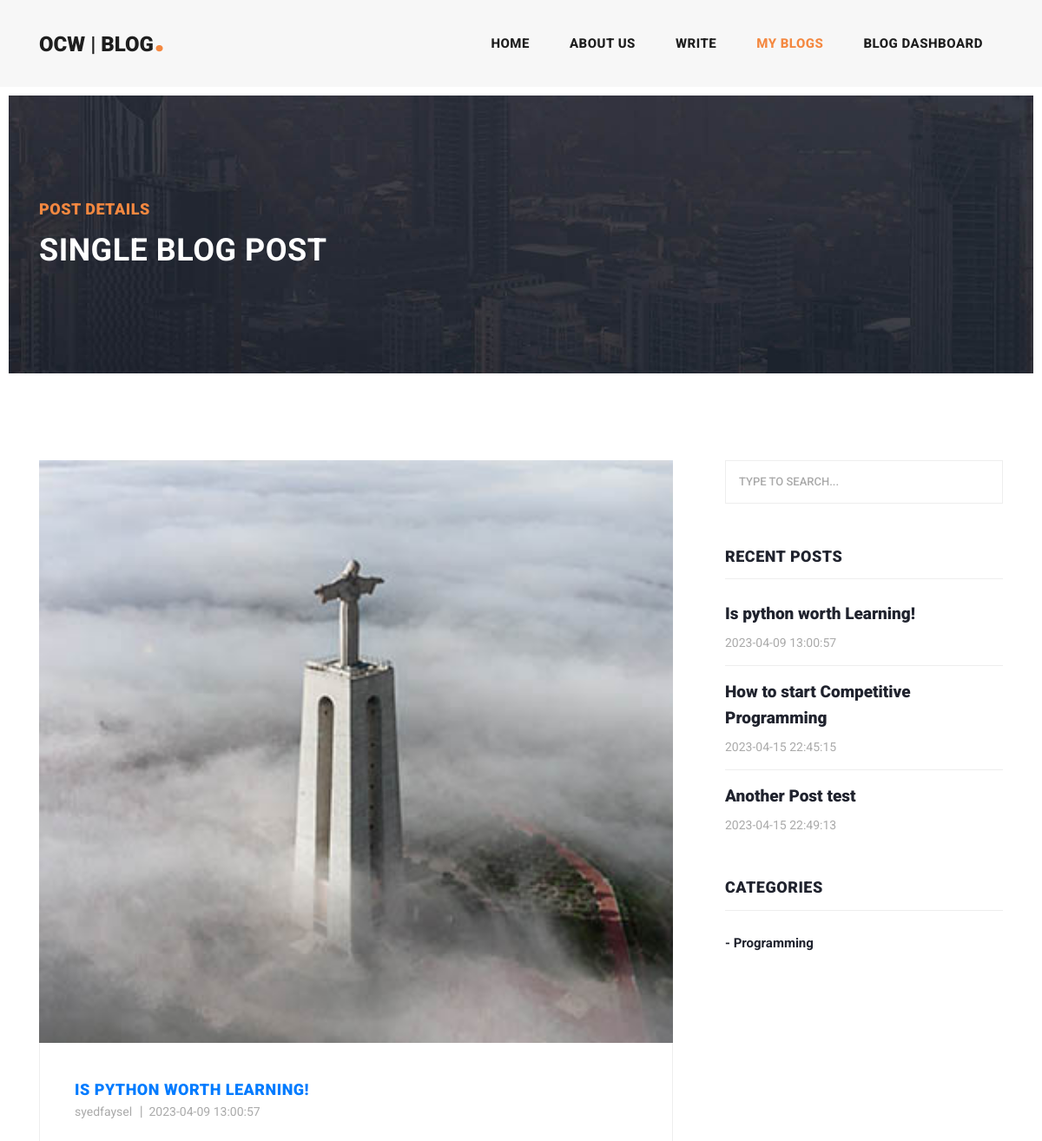
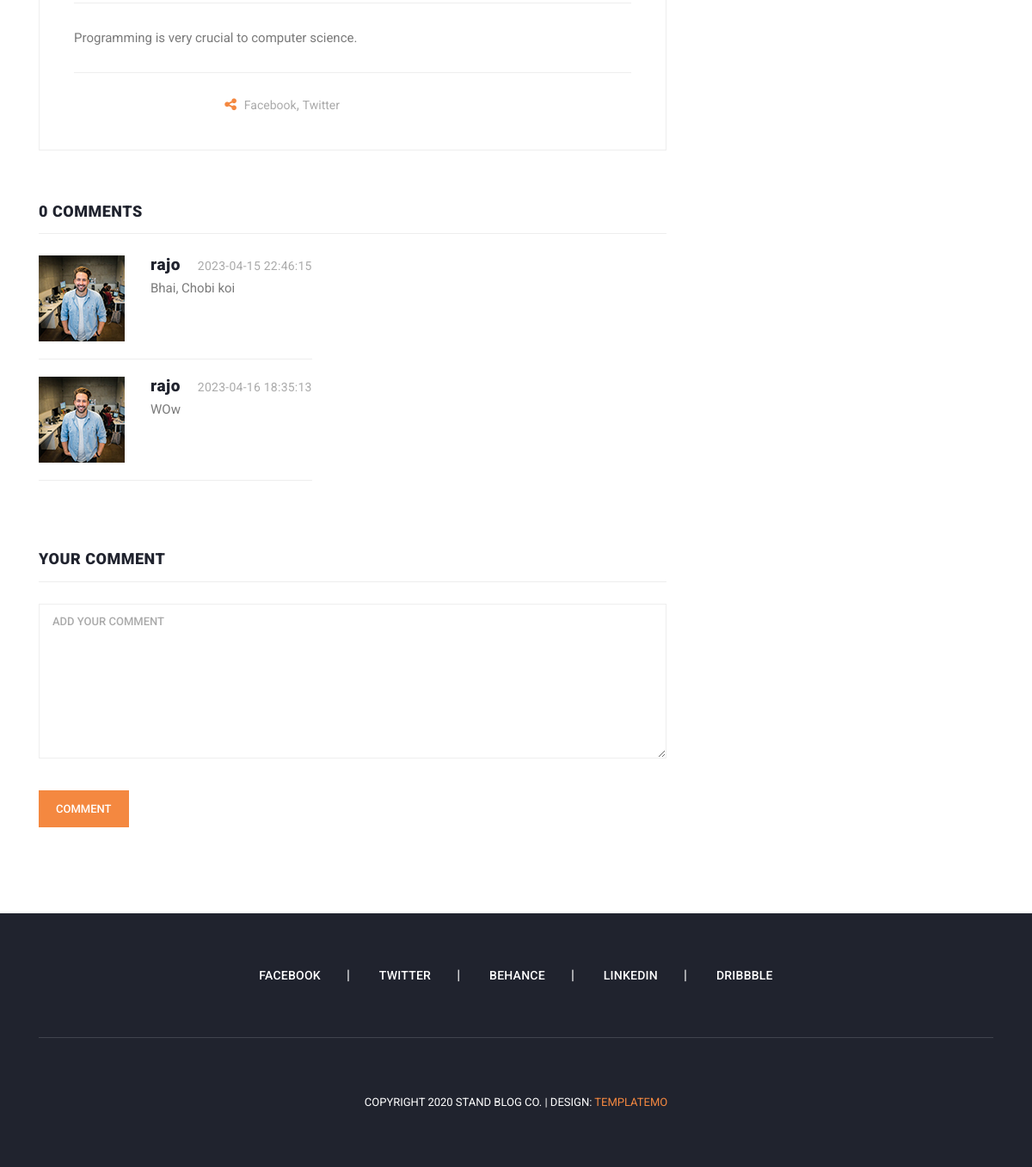
The app's page /blogs/post-details.php?id=2 with its own data (2 pictures, top to bottom).
### tables this page shows
CREATE TABLE `blogs` (
  `post_id` int(11) NOT NULL,
  `post_title` varchar(100) NOT NULL,
  `post_content` longtext NOT NULL,
  `post_img` varchar(100) DEFAULT NULL,
  `category` varchar(100) DEFAULT NULL,
  `author` varchar(50) DEFAULT NULL,
  `status` enum('Draft','Publish') DEFAULT NULL,
  `publish` timestamp NOT NULL DEFAULT current_timestamp()
);

CREATE TABLE `comments` (
  `comment_id` int(11) NOT NULL,
  `post_id` int(11) NOT NULL,
  `author` varchar(50) NOT NULL,
  `comment_text` text NOT NULL,
  `comment_at` timestamp NOT NULL DEFAULT current_timestamp()
);

CREATE TABLE `category` (
  `ctg` varchar(100) NOT NULL
);

### blogs/dashboard/class/function.php (called while the page is built, shortened)
<?php
class admin_blog
{
    private $conn;
    public function __construct()
    {
        $dbhost = 'localhost';
        $dbuser = 'root';
        $dbpass = "";
        $dbname = 'ocw';
        $this->conn = mysqli_connect($dbhost, $dbuser, $dbpass, $dbname);
    }
    public function display_category()
    {
        $sql = "SELECT * FROM category";
        if (mysqli_query($this->conn, $sql)) {
            $cat_data = mysqli_query($this->conn, $sql);
            return $cat_data;
        }
    }
    public function display_post_public($id = Null){
        if($id!= Null){
            $sql= "SELECT * FROM blogs WHERE status='Publish' AND post_id ='$id'";
        }
        else{
            $sql= "SELECT * FROM blogs WHERE status='Publish'" ;
        }
        if(mysqli_query($this->conn,$sql)){
            $result = mysqli_query($this->conn,$sql);
            return $result;
        }
    }
    public function GetComments($post_id){
        $sql = "SELECT * FROM comments WHERE post_id = '$post_id'";
        if(mysqli_query($this->conn,$sql)){
            $result = mysqli_query($this->conn,$sql);
            return $result;
        }
    }
}
?>

### blogs/post-details.php (the view, shortened to what this page needs)
<!DOCTYPE html>
<html lang="en">
  <head>
    <link href="vendor/bootstrap/css/bootstrap.min.css" rel="stylesheet">
    <link rel="stylesheet" href="assets/css/fontawesome.css">
    <link rel="stylesheet" href="assets/css/templatemo-stand-blog.css">
    <link rel="stylesheet" href="assets/css/owl.css">
  </head>
  <body>
    <?php include "./header.php" ?>
    <div class="heading-page header-text">
      <section class="page-heading">
        <div class="container">
          <div class="row">
            <div class="col-lg-12">
              <div class="text-content">
                <h4>Post Details</h4>
                <h2>Single blog post</h2>
              </div>
            </div>
          </div>
        </div>
      </section>
    </div>
 <?php
include "./dashboard/class/function.php";
$obj= new admin_blog();
if(isset($_GET['id'])){
    $post_id = $_GET['id'];
    $posts = $obj->display_post_public($post_id);
    $postdata = mysqli_fetch_assoc($posts);
}
$comments = $obj->GetComments($post_id);
$commentCount = 0;
$get_cat=$obj->display_category();
?>
<section class="blog-posts grid-system">
      <div class="container">
        <div class="row">
          <div class="col-lg-8">
            <div class="all-blog-posts">
              <div class="row">
                <div class="col-lg-12">
                <div class="blog-post">
                  <div class="blog-thumb">
                  <img class="img-fluid" src="<?php echo './upload/'.$postdata['post_img']; ?>">
                  </div>
                  <div class="down-content">
                      <span>
                      <a href="post.php?id=<?php echo $postdata['post_id']?>"><?php echo $postdata["post_title"] ?></a>
                      </span>
                      <ul class="post-info">
                      <li><a href="#">
                          <?php echo $postdata["author"] ?>
                          </a></li>
                      <li><a href="#">
                          <?php echo $postdata["publish"] ?>
                          </a></li>
                      </ul>
                      <p><?php echo $postdata["post_content"] ?> </p>
                      <div class="post-options">
                      <div class="row">
                          <div class="col-6">
                          <ul class="post-share">
                              <li><i class="fa fa-share-alt"></i></li>
                              <li><a href="#">Facebook</a>,</li>
                              <li><a href="#"> Twitter</a></li>
                          </ul>
                          </div>
                      </div>
                      </div>
                  </div>
              </div>
                </div>
                <div class="col-lg-12">
                  <div class="sidebar-item comments">
                    <div class="sidebar-heading">
                      <h2><?php echo $commentCount
                      ?> comments</h2>
                    </div>
                    <div class="content">
                      <ul>
                        <?php foreach($comments as $comment){ $commentCount++; ?>
                        <li>
                          <div class="author-thumb">
                            <img src="assets/images/comment-author-01.jpg" alt="">
                          </div>
                          <div class="right-content">
                            <h4><?php echo $comment['author']. "<span>".Date($comment['comment_at'])."</span>" ?>
                            </h4>
                            <p><?php echo $comment['comment_text'] ;?>
                            </p>
                          </div>
                        </li><br>
                       <?php } ?>
                      </ul>
                    </div>
                  </div>
              </div>
                <div class="col-lg-12">
                  <div class="sidebar-item submit-comment">
                    <div class="sidebar-heading">
                      <h2>Your comment</h2>
                    </div>
                    <div class="content">
                      <form id="comment" action="" method="POST">
                        <div class="row">
                          <div class="col-lg-12">
                            <fieldset>
                              <textarea name="comment_text" rows="6" id="message" placeholder="Add your comment" required=""></textarea>
                            </fieldset>
                          </div>
                          <div class="col-lg-12">
                            <fieldset>
                              <button type="submit" id="form-submit" class="main-button" name="add_comment">Comment</button>
                            </fieldset>
                          </div>
                        </div>
                      </form>
                    </div>
                  </div>
                </div>
              </div>
            </div>
          </div>
          <div class="col-lg-4">
            <div class="sidebar">
              <div class="row">
              <?php include_once("searchbar.php") ?>
            <?php include_once("recent_post.php") ?>
            <?php include_once("category.php") ?>
              </div>
            </div>
          </div>
        </div>
      </div>
    </section>
    <footer>
      <div class="container">
        <div class="row">
          <div class="col-lg-12">
            <ul class="social-icons">
              <li><a href="#">Facebook</a></li>
              <li><a href="#">Twitter</a></li>
              <li><a href="#">Behance</a></li>
              <li><a href="#">Linkedin</a></li>
              <li><a href="#">Dribbble</a></li>
            </ul>
          </div>
          <div class="col-lg-12">
            <div class="copyright-text">
              <p>Copyright 2020 Stand Blog Co.
                 | Design: <a rel="nofollow" href="https://templatemo.com" target="_parent">TemplateMo</a></p>
            </div>
          </div>
        </div>
      </div>
    </footer>
  </body>
</html>

### blogs/recent_post.php
<?php $posts = $obj->display_post_public() ?>
        <div class="col-lg-12">
                <div class="sidebar-item recent-posts">
                    <div class="sidebar-heading">
                        <h2>Recent Posts</h2>
                    </div>
                    <div class="content">
                        <ul>
                            <?php foreach ($posts as $post) { ?>
                                    <li><a href="post-details.php?id=<?php echo $post['post_id']?>">
                                            <h5><?php echo $post["post_title"] ?></h5>
                                            <span><?php echo $post["publish"] ?></span>
                                        </a></li>
                            <?php } ?>
                        </ul>
                    </div>
                </div>
            </div>

### blogs/category.php
<div class="col-lg-12">
    <div class="sidebar-item categories">
        <div class="sidebar-heading">
            <h2>Categories</h2>
        </div>
        <div class="content">
            <ul>
                <?php while ($category=mysqli_fetch_assoc($get_cat)){ ?>
                <li><a href="#">- <?php echo $category['ctg'];  ?>
                </a></li>
                <?php } ?>
            </ul>
        </div>
    </div>
</div>

### records on screen
blogs: post_img (picture), post_title "IS PYTHON WORTH LEARNING!", author "syedfaysel", publish "2023-04-09 13:00:57", post_content "Programming is very crucial to computer science.", post_title "Is python worth Learning!"
comments: author "rajo", comment_at "2023-04-15 22:46:15", comment_text "Bhai, Chobi koi"
comments: author "rajo", comment_at "2023-04-16 18:35:13", comment_text "WOw"
blogs: post_title "How to start Competitive Programming", publish "2023-04-15 22:45:15"
blogs: post_title "Another Post test", publish "2023-04-15 22:49:13"
category: ctg "Programming"

### other values on screen
$commentCount "0"
